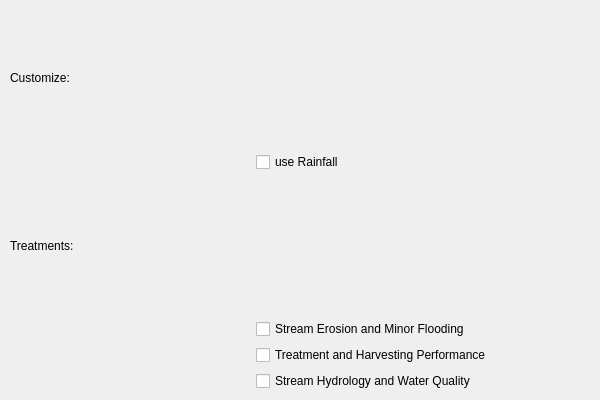
<?xml version="1.0" encoding="UTF-8"?>
<ui version="4.0">
 <class>StormwaterPage</class>
 <widget class="QWizardPage" name="StormwaterPage">
  <property name="geometry">
   <rect>
    <x>0</x>
    <y>0</y>
    <width>600</width>
    <height>400</height>
   </rect>
  </property>
  <property name="windowTitle">
   <string>WizardPage</string>
  </property>
  <widget class="QWidget" name="gridLayoutWidget">
   <property name="geometry">
    <rect>
     <x>10</x>
     <y>10</y>
     <width>581</width>
     <height>381</height>
    </rect>
   </property>
   <layout class="QGridLayout" name="gridLayout">
    <item row="2" column="0">
     <widget class="QLabel" name="label_2">
      <property name="text">
       <string>Treatments:</string>
      </property>
     </widget>
    </item>
    <item row="5" column="1">
     <widget class="QCheckBox" name="chbHydrology">
      <property name="text">
       <string>Stream Hydrology and Water Quality</string>
      </property>
     </widget>
    </item>
    <item row="4" column="1">
     <widget class="QCheckBox" name="chbTreatment">
      <property name="text">
       <string>Treatment and Harvesting Performance</string>
      </property>
     </widget>
    </item>
    <item row="1" column="1">
     <widget class="QCheckBox" name="chbRain">
      <property name="text">
       <string>use Rainfall</string>
      </property>
     </widget>
    </item>
    <item row="3" column="1">
     <widget class="QCheckBox" name="chbSEI">
      <property name="text">
       <string>Stream Erosion and Minor Flooding</string>
      </property>
     </widget>
    </item>
    <item row="0" column="0">
     <widget class="QLabel" name="label">
      <property name="text">
       <string>Customize:</string>
      </property>
     </widget>
    </item>
    <item row="3" column="2">
     <widget class="QLabel" name="label_3">
      <property name="maximumSize">
       <size>
        <width>90</width>
        <height>90</height>
       </size>
      </property>
      <property name="text">
       <string/>
      </property>
      <property name="pixmap">
       <pixmap resource="../../dynamind-modelbuilder/icons.qrc">:/Icons/ressources/StreamErosion.png</pixmap>
      </property>
      <property name="scaledContents">
       <bool>true</bool>
      </property>
     </widget>
    </item>
    <item row="4" column="2">
     <widget class="QLabel" name="label_4">
      <property name="maximumSize">
       <size>
        <width>90</width>
        <height>90</height>
       </size>
      </property>
      <property name="text">
       <string/>
      </property>
      <property name="pixmap">
       <pixmap resource="../../dynamind-modelbuilder/icons.qrc">:/Icons/ressources/TreatmentPerformance.png</pixmap>
      </property>
      <property name="scaledContents">
       <bool>true</bool>
      </property>
     </widget>
    </item>
    <item row="5" column="2">
     <widget class="QLabel" name="label_5">
      <property name="maximumSize">
       <size>
        <width>90</width>
        <height>90</height>
       </size>
      </property>
      <property name="text">
       <string/>
      </property>
      <property name="pixmap">
       <pixmap resource="../../dynamind-modelbuilder/icons.qrc">:/Icons/ressources/EnvironmentalBenefits.png</pixmap>
      </property>
      <property name="scaledContents">
       <bool>true</bool>
      </property>
     </widget>
    </item>
   </layout>
  </widget>
 </widget>
 <resources>
  <include location="../../dynamind-modelbuilder/icons.qrc"/>
 </resources>
 <connections/>
</ui>
